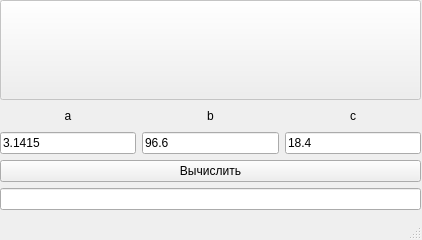
<?xml version="1.0" encoding="UTF-8"?>
<ui version="4.0">
 <class>Window</class>
 <widget class="QMainWindow" name="Window">
  <property name="geometry">
   <rect>
    <x>0</x>
    <y>0</y>
    <width>422</width>
    <height>240</height>
   </rect>
  </property>
  <property name="minimumSize">
   <size>
    <width>422</width>
    <height>240</height>
   </size>
  </property>
  <property name="maximumSize">
   <size>
    <width>422</width>
    <height>224</height>
   </size>
  </property>
  <property name="windowTitle">
   <string>Вычисление функции</string>
  </property>
  <widget class="QWidget" name="centralwidget">
   <widget class="QWidget" name="verticalLayoutWidget">
    <property name="geometry">
     <rect>
      <x>0</x>
      <y>0</y>
      <width>421</width>
      <height>210</height>
     </rect>
    </property>
    <layout class="QVBoxLayout" name="verticalLayout">
     <item>
      <widget class="QPushButton" name="pushButton_2">
       <property name="enabled">
        <bool>false</bool>
       </property>
       <property name="minimumSize">
        <size>
         <width>180</width>
         <height>100</height>
        </size>
       </property>
       <property name="styleSheet">
        <string notr="true">background-image: url(f.png);</string>
       </property>
       <property name="text">
        <string/>
       </property>
      </widget>
     </item>
     <item>
      <layout class="QVBoxLayout" name="verticalLayout_5">
       <item>
        <layout class="QHBoxLayout" name="horizontalLayout_2">
         <item>
          <widget class="QLabel" name="label_3">
           <property name="text">
            <string>a</string>
           </property>
           <property name="alignment">
            <set>Qt::AlignCenter</set>
           </property>
          </widget>
         </item>
         <item>
          <widget class="QLabel" name="label_2">
           <property name="styleSheet">
            <string notr="true"/>
           </property>
           <property name="text">
            <string>b</string>
           </property>
           <property name="alignment">
            <set>Qt::AlignCenter</set>
           </property>
          </widget>
         </item>
         <item>
          <widget class="QLabel" name="label">
           <property name="text">
            <string>c</string>
           </property>
           <property name="alignment">
            <set>Qt::AlignCenter</set>
           </property>
          </widget>
         </item>
        </layout>
       </item>
       <item>
        <layout class="QHBoxLayout" name="horizontalLayout_3">
         <item>
          <widget class="QLineEdit" name="lineEdit_3">
           <property name="text">
            <string>3.1415</string>
           </property>
          </widget>
         </item>
         <item>
          <widget class="QLineEdit" name="lineEdit_2">
           <property name="text">
            <string>96.6</string>
           </property>
          </widget>
         </item>
         <item>
          <widget class="QLineEdit" name="lineEdit">
           <property name="text">
            <string>18.4</string>
           </property>
          </widget>
         </item>
        </layout>
       </item>
      </layout>
     </item>
     <item>
      <layout class="QVBoxLayout" name="verticalLayout_4">
       <item>
        <widget class="QPushButton" name="pushButton">
         <property name="text">
          <string>Вычислить</string>
         </property>
        </widget>
       </item>
       <item>
        <widget class="QLineEdit" name="lineEdit_4"/>
       </item>
      </layout>
     </item>
    </layout>
   </widget>
  </widget>
  <widget class="QMenuBar" name="menubar">
   <property name="geometry">
    <rect>
     <x>0</x>
     <y>0</y>
     <width>422</width>
     <height>21</height>
    </rect>
   </property>
  </widget>
  <widget class="QStatusBar" name="statusbar"/>
 </widget>
 <resources/>
 <connections/>
</ui>
